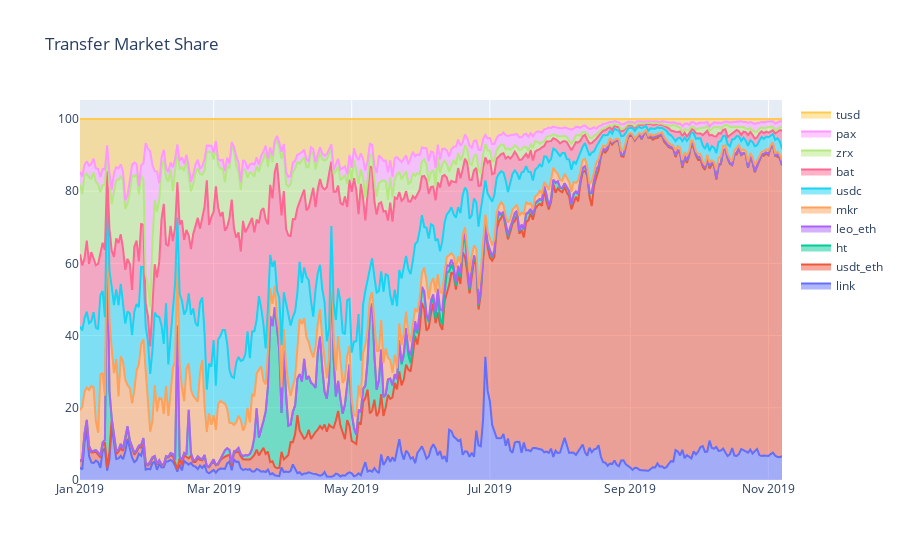

This figure's notebook cell:
### Code cell
market_share_chart = MarketShareAssetsByMetric(title='Transfer Market Share', metric='TxTfrCnt', assets=top_10_assets).create_visual(top_10_df)
market_share_chart.fig.show()

### Figure 1 — Plotly figure (JSON) as saved in the notebook; plotly's stock layout.template omitted (floating-point values rounded to 4 significant figures; data arrays with more than 128 entries replaced by an {"elided": "..."} marker saying what was removed)
{"data": [{"groupnorm": "percent", "mode": "lines", "name": "link", "stackgroup": "one", "type": "scatter", "x": {"elided": "311 str values"}, "y": {"elided": "311 int values"}}, {"groupnorm": "percent", "mode": "lines", "name": "usdt_eth", "stackgroup": "one", "type": "scatter", "x": {"elided": "311 str values"}, "y": {"elided": "311 int values"}}, {"groupnorm": "percent", "mode": "lines", "name": "ht", "stackgroup": "one", "type": "scatter", "x": {"elided": "311 str values"}, "y": {"elided": "311 int values"}}, {"groupnorm": "percent", "mode": "lines", "name": "leo_eth", "stackgroup": "one", "type": "scatter", "x": {"elided": "311 str values"}, "y": {"elided": "311 int values"}}, {"groupnorm": "percent", "mode": "lines", "name": "mkr", "stackgroup": "one", "type": "scatter", "x": {"elided": "311 str values"}, "y": {"elided": "311 int values"}}, {"groupnorm": "percent", "mode": "lines", "name": "usdc", "stackgroup": "one", "type": "scatter", "x": {"elided": "311 str values"}, "y": {"elided": "311 int values"}}, {"groupnorm": "percent", "mode": "lines", "name": "bat", "stackgroup": "one", "type": "scatter", "x": {"elided": "311 str values"}, "y": {"elided": "311 int values"}}, {"groupnorm": "percent", "mode": "lines", "name": "zrx", "stackgroup": "one", "type": "scatter", "x": {"elided": "311 str values"}, "y": {"elided": "311 int values"}}, {"groupnorm": "percent", "mode": "lines", "name": "pax", "stackgroup": "one", "type": "scatter", "x": {"elided": "311 str values"}, "y": {"elided": "311 int values"}}, {"groupnorm": "percent", "mode": "lines", "name": "tusd", "stackgroup": "one", "type": "scatter", "x": {"elided": "311 str values"}, "y": {"elided": "311 int values"}}], "layout": {"title": {"text": "Transfer Market Share"}}}
